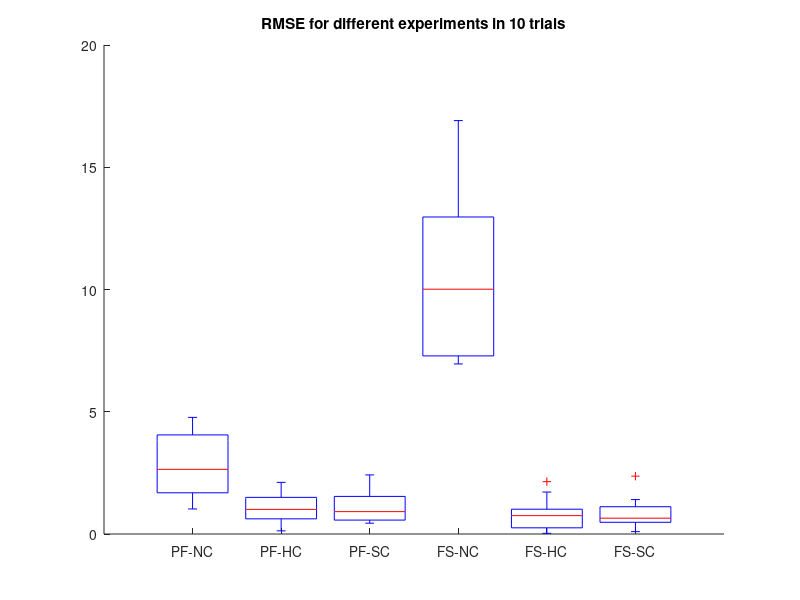
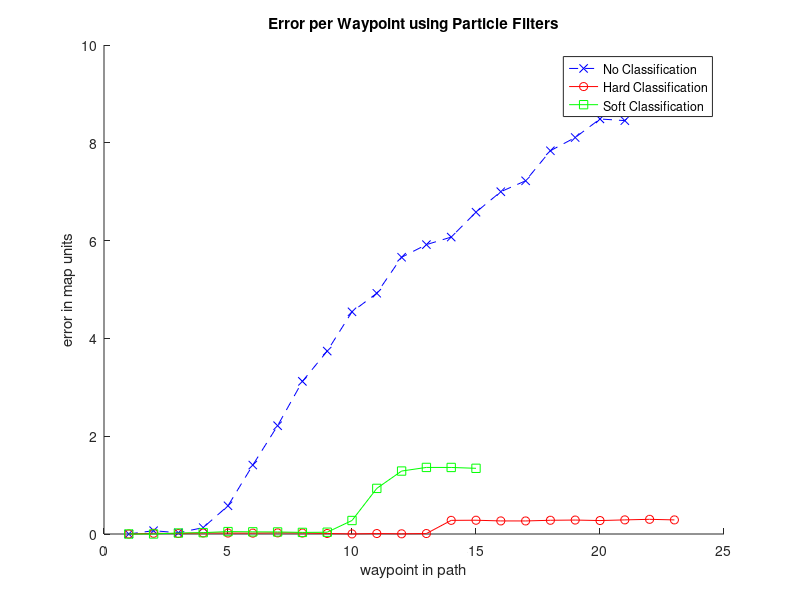
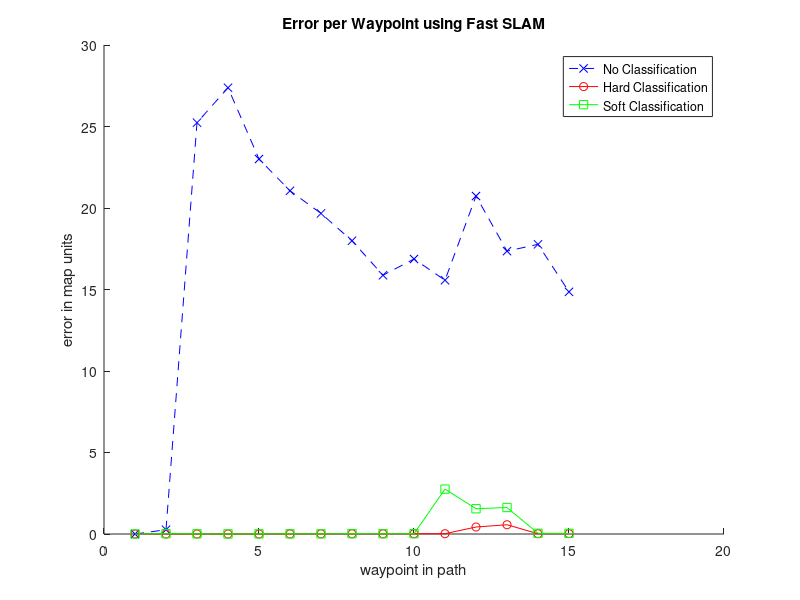

Reproduce these figures in MATLAB, in order.
%%%%%%%%%%%%%%%%%%%%%%%%%%%%%%%%%%%%%%%%%%%%%%%%%%%%%%%%%%%%%%%%%%
% Mat file description:

% mseFSHC - list of all MSE recorded for the 10 trials of FS with Hard
% Classification

% errFSHC - waypoint wise error during one run of FS with Hard Classification
% errHC - waypoint wise error during one run of PF with Hard Classification

% map - map used for the experiment
% HC - Hard Classification
% SC - Soft Classification
% NC - No Classification
%%%%%%%%%%%%%%%%%%%%%%%%%%%%%%%%%%%%%%%%%%%%%%%%%%%%%%%%%%%%%%%%%%
clear; clc; close all;

load('3D plots.mat')

msePFNC = [2.2675, 1.0241, 1.8646, 1.5354, 4.7697, 4.2071, 1.6249, 4.5943, 3.5894, 3.0217];
msePFHC = [0.7014, 1.0186, 0.1293, 2.0492, 1.0858, 1.6362, 0.9964, 0.5928, 0.5690, 2.1116];
msePFSC = [0.4544, 2.2340, 0.4420, 2.4165, 1.3354, 0.5163, 0.9210, 0.9091, 0.7274, 1.6054];

mseFSNC = [7.2209, 10.2093, 14.8408, 9.8155, 6.9555, 16.9083, 10.7880, 13.6921, 7.0909, 7.4747];
mseFSHC = [0.7735, 0.0268, 1.0312, 0.1049, 2.1406, 0.6963, 0.7288, 1.7161, 0.9648, 0.0746];
mseFSSC = [0.4594, 0.67338, 0.4088, 0.6214, 1.1404, 2.3662, 0.0965, 1.0398, 1.4076, 0.5387];



% plot boxplots
figure(1); hold on;
boxplot([msePFNC', msePFHC', msePFSC', mseFSNC', mseFSHC', mseFSSC'], 'Labels', {'PF-NC', 'PF-HC', 'PF-SC', 'FS-NC', 'FS-HC', 'FS-SC'}, 'Whisker', 1, 'Colors','k')
title("RMSE for different experiments in 10 trials");
hold off;

% plot errors in PF
figure(2); hold on;
plot(errNC, 'b--x');
plot(errHC, 'r-o');
plot( errSC, 'g-s');
title("Error per Waypoint using Particle Filters");
xlabel("waypoint in path");
ylabel("error in map units");
legend("No Classification", "Hard Classification", "Soft Classification");
hold off;

% plot errors in FS
figure(3); hold on;
plot(errFSNC, 'b--x');
plot(errFSHC, 'r-o');
plot( errFSSC, 'g-s');
title("Error per Waypoint using Fast SLAM");
xlabel("waypoint in path");
ylabel("error in map units");
legend("No Classification", "Hard Classification", "Soft Classification");
hold off;

